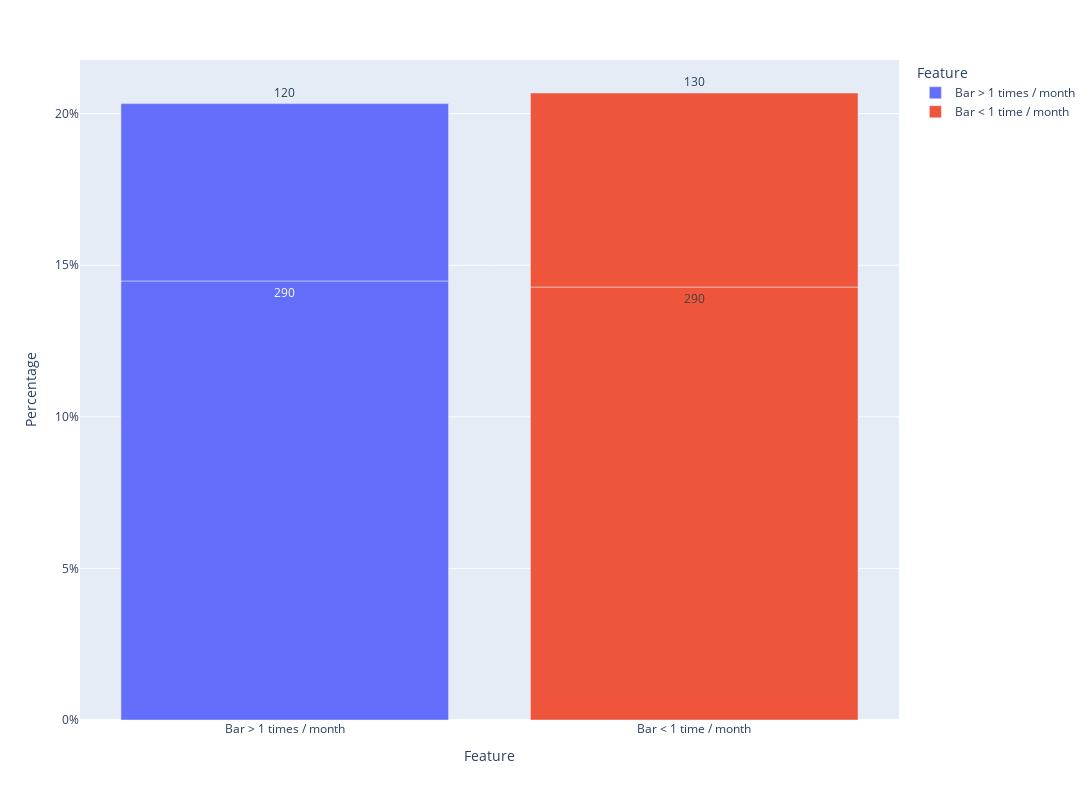

The cell this chart's notebook holds for it:
### Code cell
df_bar_more_than_1_over_25yrs = dfbyfeature(Filter_Dataframe(bar_df,{'Bar':bar_more_than_1_month},{'age':'>25'},Y1)[1], 'Bar > 1 times / month')
df_bar_less_than_1_over_25yrs = dfbyfeature(Filter_Dataframe(bar_df,{'Bar':bar_less_than_1_month},{'age':'>25'},Y1)[1], 'Bar < 1 time / month')
df_bar_more_than_1_under_25yrs = dfbyfeature(Filter_Dataframe(bar_df,{'Bar':bar_more_than_1_month},{'age':'<=25'},Y1)[1], 'Bar > 1 times / month')
df_bar_less_than_1_under_25yrs = dfbyfeature(Filter_Dataframe(bar_df,{'Bar':bar_less_than_1_month},{'age':'<=25'},Y1)[1], 'Bar < 1 time / month')
barchart(pd.concat([df_bar_more_than_1_over_25yrs,df_bar_less_than_1_over_25yrs,df_bar_more_than_1_under_25yrs,df_bar_less_than_1_under_25yrs]),Y1).show()

### Figure 1 — Plotly figure (JSON) as saved in the notebook; plotly's stock layout.template omitted (floating-point values rounded to 4 significant figures)
{"data": [{"alignmentgroup": "True", "customdata": [[292, "age>25", "Y = 1 : Bar > 1 times / month", "Y = 1"], [118, "age<=25", "Y = 1 : Bar > 1 times / month", "Y = 1"]], "hovertemplate": "Feature=%{x}<br>Percentage=%{y}<br>Row Count=%{customdata[0]}<br>Filter=%{customdata[1]}<br>target val=%{customdata[3]}<extra></extra>", "legendgroup": "Bar > 1 times / month", "marker": {"color": "#636efa", "pattern": {"shape": ""}}, "name": "Bar > 1 times / month", "offsetgroup": "Bar > 1 times / month", "orientation": "v", "showlegend": true, "text": [292, 118], "textposition": "outside", "texttemplate": "%{text:.2s}", "type": "bar", "x": ["Bar > 1 times / month", "Bar > 1 times / month"], "xaxis": "x", "y": [14.48, 5.85], "yaxis": "y"}, {"alignmentgroup": "True", "customdata": [[288, "age>25", "Y = 1 : Bar < 1 time / month", "Y = 1"], [129, "age<=25", "Y = 1 : Bar < 1 time / month", "Y = 1"]], "hovertemplate": "Feature=%{x}<br>Percentage=%{y}<br>Row Count=%{customdata[0]}<br>Filter=%{customdata[1]}<br>target val=%{customdata[3]}<extra></extra>", "legendgroup": "Bar < 1 time / month", "marker": {"color": "#EF553B", "pattern": {"shape": ""}}, "name": "Bar < 1 time / month", "offsetgroup": "Bar < 1 time / month", "orientation": "v", "showlegend": true, "text": [288, 129], "textposition": "outside", "texttemplate": "%{text:.2s}", "type": "bar", "x": ["Bar < 1 time / month", "Bar < 1 time / month"], "xaxis": "x", "y": [14.28, 6.4], "yaxis": "y"}], "layout": {"barmode": "relative", "height": 800, "legend": {"title": {"text": "Feature"}, "tracegroupgap": 0}, "margin": {"t": 60}, "showlegend": true, "width": 1200, "xaxis": {"anchor": "y", "categoryarray": ["Bar > 1 times / month", "Bar < 1 time / month"], "categoryorder": "array", "domain": [0, 1], "title": {"text": "Feature"}}, "yaxis": {"anchor": "x", "domain": [0, 1], "ticksuffix": "%", "title": {"text": "Percentage"}}}}
